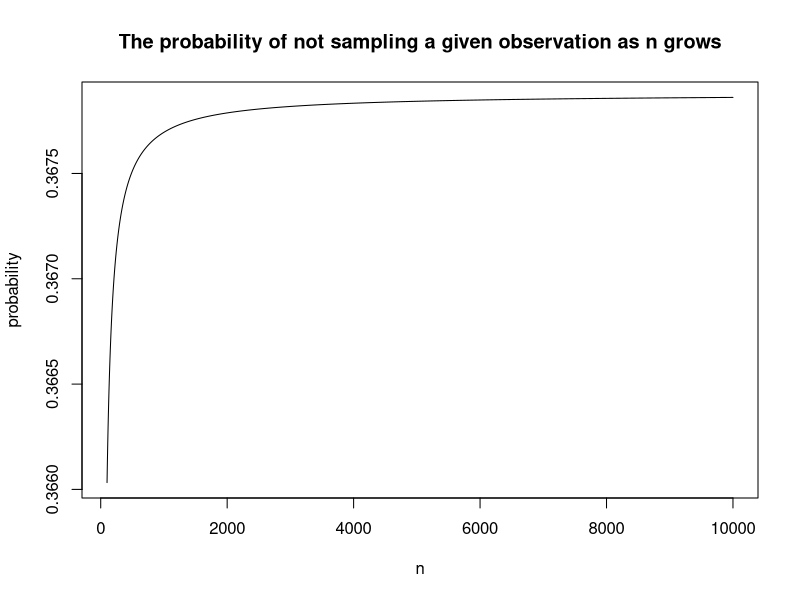

Source code (R): (Note: this script raises an error after producing the figure.)
## ---- chunk 1
# sampling with replacement
p.not.in.sample <- function(n){
  return((1-(1/n))**n)
}
## ---- chunk 2
p.not.in.sample(100)
## ---- chunk 3
# now let's simulate and plot
plot(100:10000, p.not.in.sample(100:10000), main="The probability of not sampling a given observation as n grows", type="l", xlab = "n", ylab = "probability")
## ---- chunk 4
set.seed(0)
# approximate true parameter value with a huge sample
true.tm <-mean(rgamma(100000000, shape = 2, rate = 1), trim = 0.1)
true.tm
## ---- chunk 5
n<-40
small.sample <- rgamma(n,shape=2,rate=1)
# our sample estimate
hat.tm <- mean(small.sample, trim = 0.1)
hat.tm
## ---- chunk 6
# First of all, we need to create B bootstrap sets. 
B <- 50 
boot.sets <- matrix(nrow=n,ncol=B)
for(b in 1:B){
  b.set <- sample(small.sample,size=n, replace = T)
  boot.sets[,b]<- b.set
}
## ---- chunk 7
par(mfrow=c(2,3))
hist(small.sample, main="original sample")
hist(boot.sets[,1], main="Boot sample 1")
hist(boot.sets[,2], main="Boot sample 2")
hist(boot.sets[,3], main="Boot sample 3")
hist(boot.sets[,4], main="Boot sample 4")
hist(boot.sets[,5], main="Boot sample 5")
## ---- chunk 8
hat.star <- matrix(nrow = B, ncol=1)
for(b in 1:B){
  hat.star[b]<-mean(boot.sets[,b],trim=0.1)
}
hist(hat.star, probability = T, breaks=20)
abline(v=hat.tm, col="red")
lines(density(hat.star), col="red")
## ---- chunk 9
# find the empirical quantiles of the bootstrap distribution 
p.star <- hat.star - hat.tm
lower.q <- quantile(p.star, probs = 0.025)
upper.q <- quantile(p.star, probs = 0.975)
lower <- hat.tm - upper.q 
upper <- hat.tm - lower.q
c(lower,upper)
hist(hat.star, xlim = c(1,3))
abline(v=lower, col="blue")
abline(v=upper, col="blue")
abline(v=hat.tm, col="red")
abline(v=true.tm, col="pink")
## ---- chunk 10
require("boot")
# statistic functions
tm.fun <- function(x, ind){return(mean(x[ind], trim=0.1))}
tm.var <- function(x, ind){
  tm.value <- tm.fun(x[ind])
  # second level bootstrap to obtain variance of our estimate
  tm.variance <- var(boot(data=x[ind],R=50,statistic=tm.fun)$t)
  return(c(tm.value,tm.variance))
}
## ---- chunk 11
boot.res <- boot(data=small.sample,statistic=tm.fun, R=50, sim="ordinary")
boot.ci(boot.res, conf=0.95, type="perc")
## ---- chunk 12
# this one is base on the assumption that the estimate distribution tends to a Gaussian as n grows 
sd.hat.tm <- sqrt(var(hat.star))
lower.q <- qnorm(0.025)*sd.hat.tm
lower <- hat.tm + lower.q
upper <- hat.tm - lower.q
c(lower,upper)
hist(hat.star, xlim = c(1,3))
abline(v=lower, col="blue")
abline(v=upper, col="blue")
abline(v=hat.tm, col="red")
abline(v=true.tm, col="pink")
## ---- chunk 13
boot.ci(boot.res, conf=0.95, type="norm")
## ---- chunk 14
lower.q <- quantile(hat.star, probs = 0.025)
upper.q <- quantile(hat.star, probs = 0.975)
lower <- lower.q
upper <- upper.q
c(lower,upper)
hist(hat.star, xlim = c(1,3))
abline(v=lower, col="blue")
abline(v=upper, col="blue")
abline(v=hat.tm, col="red")
abline(v=true.tm, col="pink")
## ---- chunk 15
boot.ci(boot.res, conf=0.95, type="basic")
## ---- chunk 16
C <- 50
hat.star.T <- matrix(nrow=B, ncol=1)
for(b in 1:B){
  hat.star.b<-matrix(nrow=C,ncol=1)
  for(c in 1:C){
    c.set <- sample(boot.sets[,b],size=n, replace = T)
    hat.star.b[c]<-mean(c.set,trim=0.1)
  }
  sd.b<-sqrt(var(hat.star.b))
  hat.star.T[b]<-(hat.star[b]-hat.tm)/sd.b
}
hist(hat.star.T, probability = T, breaks=20)
lines(density(hat.star.T), col="red")
## ---- chunk 17
lower.q <- quantile(hat.star.T, probs = 0.025)*sd.hat.tm
upper.q <- quantile(hat.star.T, probs = 0.975)*sd.hat.tm
lower <- hat.tm + lower.q
upper <- hat.tm - lower.q
c(lower,upper)
hist(hat.star, xlim = c(1,3))
abline(v=lower, col="blue")
abline(v=upper, col="blue")
abline(v=hat.tm, col="red")
abline(v=true.tm, col="pink")
## ---- chunk 18
boot.res <- boot(data=small.sample,statistic=tm.var, R=50, sim="ordinary")
boot.ci(boot.res, conf=0.95, type="stud", index = c(1,2))
## ---- chunk 19
nsim<-50
Bsim<-50
get.coverage <- function(ci){
  if(true.tm < ci[1]){return(c(1,0))}
  if(true.tm > ci[2]){return(c(0,1))}
  return(c(0,0))
}
## ---- chunk 20
coverages <- matrix(nrow=nsim,ncol=2*4) #each coverage has 2 columns 
names.covrg<- names(coverages)<-c("norm.low","norm.high",
                    "basic.low","basic.high",
                    "percent.low","percent.high",
                    "student.low","student.high")
for(s in 1:nsim){
  new.sample <- rgamma(n,shape=2,rate=1)
  boot.res <- boot(data=new.sample,statistic=tm.var, R=Bsim, 
                   sim="ordinary",parallel = "multicore", ncpus=20)
  b.ci<- boot.ci(boot.res, conf=0.95, type = c("basic", "norm", "perc", "stud"),
                 index = c(1,2))
  coverages[s,1:2] <- get.coverage(b.ci$normal[2:3])
  coverages[s,3:4] <- get.coverage(b.ci$basic[4:5])
  coverages[s,5:6] <- get.coverage(b.ci$percent[4:5])
  coverages[s,7:8] <- get.coverage(b.ci$student[4:5])
}

coverages<- data.frame(coverages)
names(coverages) <- names.covrg
## ---- chunk 21
#first: a check on the output
head(coverages)
## ---- chunk 22
coverages.frac <- colMeans(coverages)
coverages.frac
## ---- chunk 23
nsim <- 200
Bsim <- 200
ns <- c(10,50,100,500,1000)
coverages.ns <- matrix(nrow=length(ns),ncol=2*4) #each coverage has 2 columns 

for(i in 1:length(ns)){
  n <- ns[i]
  coverages <- matrix(nrow=nsim,ncol=2*4) #each coverage has 2 columns 
  for(s in 1:nsim){
    new.sample <- rgamma(n,shape=2,rate=1)
    boot.res <- boot(data=new.sample,statistic=tm.var, R=Bsim, 
                     sim="ordinary",parallel = "multicore", ncpus=20)
    b.ci<- boot.ci(boot.res, conf=0.95, type = c("basic", "norm", "perc", "stud"),
                   index = c(1,2))
    coverages[s,1:2] <- get.coverage(b.ci$normal[2:3])
    coverages[s,3:4] <- get.coverage(b.ci$basic[4:5])
    coverages[s,5:6] <- get.coverage(b.ci$percent[4:5])
    coverages[s,7:8] <- get.coverage(b.ci$student[4:5])
  }
  coverages.ns[i,] <- colMeans(coverages)
}

coverages.ns<- data.frame(coverages.ns, row.names=ns)
names(coverages.ns) <- names.covrg
head(coverages.ns)
## ---- chunk 24
plot(norm.low~ ns, data = coverages.ns, col = 1, pch = 1, ylim = c(0, 0.1), 
     log = "x", ylab = "One-sided non-coverage", 
     main = "Non-coverage of the lower end of the CIs.") 
points(basic.low ~ ns, data = coverages.ns, col = 2, pch = 2, xlog = TRUE)
points(percent.low ~ ns, data = coverages.ns, col = 3, pch = 3, xlog = TRUE)
points(student.low ~ ns, data = coverages.ns, col = 4, pch = 4, xlog = TRUE)
lines(norm.low ~ ns, data = coverages.ns, col = 1, lty = 1, xlog = TRUE)
lines(basic.low ~ ns, data = coverages.ns, col = 2, lty = 2, xlog = TRUE)
lines(percent.low ~ ns, data = coverages.ns, col = 3, lty = 3, xlog = TRUE)
lines(student.low ~ ns, data = coverages.ns, col = 4, lty = 4, xlog = TRUE)
abline(h = 0.025, lty = 5, col="gray")
legend("topright", legend = c("normal","basic", "reversed", "bootstrap T"), 
       pch = 1:4, lty = 1:4, col = 1:4)
## ---- chunk 25
plot(norm.high~ ns, data = coverages.ns, col = 1, pch = 1, ylim = c(0, 0.1), 
     log = "x", ylab = "One-sided non-coverage", 
     main = "Non-coverage of the hgiher end of the CIs.") 
points(basic.high ~ ns, data = coverages.ns, col = 2, pch = 2, xlog = TRUE)
points(percent.high ~ ns, data = coverages.ns, col = 3, pch = 3, xlog = TRUE)
points(student.high ~ ns, data = coverages.ns, col = 4, pch = 4, xlog = TRUE)
lines(norm.high ~ ns, data = coverages.ns, col = 1, lty = 1, xlog = TRUE)
lines(basic.high ~ ns, data = coverages.ns, col = 2, lty = 2, xlog = TRUE)
lines(percent.high ~ ns, data = coverages.ns, col = 3, lty = 3, xlog = TRUE)
lines(student.high ~ ns, data = coverages.ns, col = 4, lty = 4, xlog = TRUE)
abline(h = 0.025, lty = 5, col="gray")
legend("topright", legend = c("normal","basic", "reversed", "bootstrap T"), 
       pch = 1:4, lty = 1:4, col = 1:4)
## ---- chunk 26
# The values are rounded to minutes (from 2000 to 2018).
years <- 2000:2018
boogg <- c(17, 26, 12, 6, 12, 18, 10, 12, 26, 13, 13, 11, 12, 35, 7, 21, 44, 10, 21)
hist(boogg, main = "Waiting time till explosion", probability = T, breaks=10)
lines(density(boogg), col="blue")
stem(boogg) 
plot(years, boogg,  main = "Waiting time till explosion", lty="dashed", col="blue", type="l")
## ---- chunk 27
require(MASS)
gamma.MLE <- fitdistr(boogg, densfun = "gamma")
gamma.MLE
# let's plot the gamma density on our data
boogg.prob <- dgamma(x=seq(from=0, to = max(boogg),by = 0.4),
                     shape=gamma.MLE$estimate["shape"], 
                     rate=gamma.MLE$estimate["rate"])
hist(boogg, main = "Waiting time till explosion", probability = T, breaks=10)
lines(x=seq(from=0, to = max(boogg),by = 0.4), y=boogg.prob, col="blue")
## ---- chunk 28
theta.hat <- quantile(boogg, probs = 0.75)
theta.hat
## ---- chunk 29
B <- 1000
n <- length(boogg)
theta.fun <- function(data){
  # calculate the 75% quantile of the given data 
  theta<-quantile(data, probs=0.75)
  return(theta)
}
generate.data <-function(n, shape, rate){
  data<-rgamma(n, shape, rate)
  return(data)
}
# we now have everything we need for our parametric bootstrap
boots.est <- matrix(nrow=B, ncol=1)
for(b in 1:B){
  data <- generate.data(n, shape=gamma.MLE$estimate["shape"],
                        rate=gamma.MLE$estimate["rate"])
  estimate <- theta.fun(data)
  boots.est[b]<-estimate
}
## ---- chunk 30
hist(boots.est, probability = T)
abline(v=theta.hat, col="red")
lines(density(boots.est), col="violet", lty="dashed")
lines(x=seq(from=0, to = max(boogg),by = 0.4), y=boogg.prob, col="blue", lty="dashed")
## ---- chunk 31
#the quantile (or naive) confidence interval 
naive.CI <- quantile(boots.est, probs =c(0.025,0.975))
naive.CI
## ---- chunk 32
# the reversed quantile
lower <- theta.hat - quantile(boots.est-theta.hat, probs = 0.975)
upper <- theta.hat - quantile(boots.est-theta.hat, probs = 0.025)
reversed.quantile <- c(lower, upper)
reversed.quantile
## ---- chunk 33
# the normal quantile 
sd.theta <- sqrt(var(boots.est))
lower <- (2*theta.hat - mean(boots.est)) - qnorm(0.975)*sd.theta
upper <- (2*theta.hat - mean(boots.est)) + qnorm(0.975)*sd.theta
normal.quantile <- c(lower, upper)
normal.quantile
## ---- chunk 34
plot(years,boogg, col="gray")
abline(h=theta.hat, col=1, lty="dashed")
abline(h=naive.CI[1], col=2, lty=2)
abline(h=naive.CI[2], col=2, lty=2)
abline(h=reversed.quantile[1], col=3, lty=3)
abline(h=reversed.quantile[2], col=3, lty=3)
abline(h=normal.quantile[1], col=4, lty=4)
abline(h=normal.quantile[2], col=4, lty=4)
legend("topright", legend = c("theta","naive", "reversed", "normal"), 
       lty = 1:4, col = 1:4)

## ---- chunk 35
# wrapping previously used function to be compatible with boot package APIs
statistic <- function(data, indices){
  return(theta.fun(data[indices]))
}
random.generator <- function(data, parameters){
  n <- length(data)
  shape <- parameters[1]
  rate <- parameters[2]
  data<- generate.data(n, shape, rate)
  return(data)
}
require("boot")
boot.res <- boot(data=boogg,statistic=statistic, R = B, sim="parametric",ran.gen =
                   random.generator, mle = c(gamma.MLE$estimate["shape"],
                                             gamma.MLE$estimate["rate"]))
boot.cis <- boot.ci(boot.res, conf=0.95, type = c("basic","perc","norm"))
boot.cis
## ---- chunk 36
plot(years,boogg, col="gray")
abline(h=theta.hat, col=1, lty="dashed")
abline(h=boot.cis$percent[4], col=2, lty=2)
abline(h=boot.cis$percent[5], col=2, lty=2)
abline(h=boot.cis$basic[4], col=3, lty=3)
abline(h=boot.cis$basic[5], col=3, lty=3)
abline(h=boot.cis$normal[2], col=4, lty=4)
abline(h=boot.cis$normal[3], col=4, lty=4)
legend("topright", legend = c("theta","naive", "reversed", "normal"), 
       lty = 1:4, col = 1:4)

## ---- chunk 37
boot.res <- boot(data=boogg,statistic=statistic, R = B)
boot.cis <- boot.ci(boot.res, conf=0.95, type = c("basic","perc","norm"))
boot.cis
## ---- chunk 38
plot(years,boogg, col="gray")
abline(h=theta.hat, col=1, lty="dashed")
abline(h=boot.cis$percent[4], col=2, lty=2)
abline(h=boot.cis$percent[5], col=2, lty=2)
abline(h=boot.cis$basic[4], col=3, lty=3)
abline(h=boot.cis$basic[5], col=3, lty=3)
abline(h=boot.cis$normal[2], col=4, lty=4)
abline(h=boot.cis$normal[3], col=4, lty=4)
legend("topright", legend = c("theta","naive", "reversed", "normal"), 
       lty = 1:4, col = 1:4)

